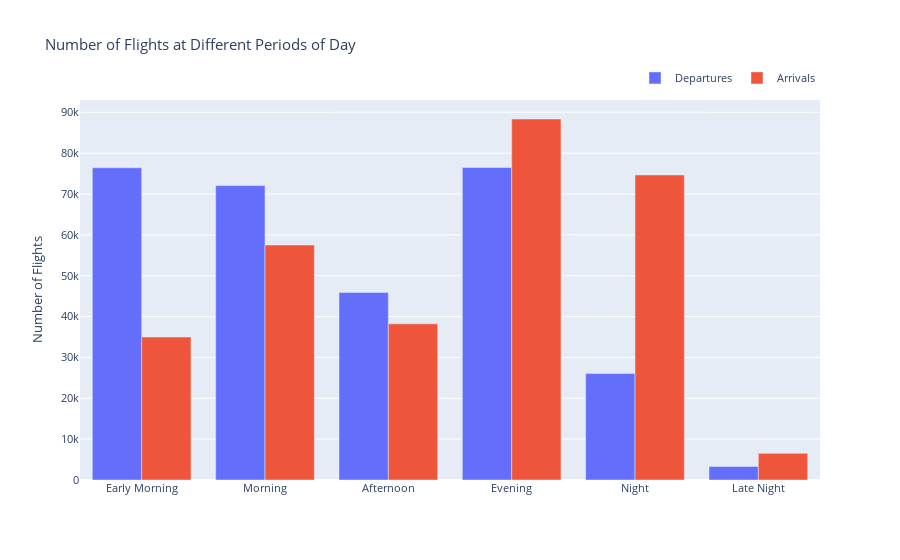

The code cell stored with this chart in its notebook:
### Markdown cell above
Let’s visualize the number of fights in a bar plot.

### Code cell
# Visualize in a bar plot
import plotly.graph_objects as go
x=time_of_day['index']

fig=go.Figure(data=[
    go.Bar(name='Departures', x=x, y=time_of_day['dep_time_hour']),
    go.Bar(name='Arrivals', x=x, y=time_of_day['arr_time_hour'])
])
# Change the bar mode
fig.update_layout(barmode='group')
fig.update_layout(title_text='Number of Flights at Different Periods of Day',  yaxis_title="Number of Flights",
                 legend=dict(orientation="h",yanchor="bottom",y=1.02,xanchor="right",x=1),
                 font=dict(size=11))
fig.show()

### Figure 1 — Plotly figure (JSON) as saved in the notebook; plotly's stock layout.template omitted (floating-point values rounded to 4 significant figures)
{"data": [{"name": "Departures", "type": "bar", "x": ["Early Morning", "Morning", "Afternoon", "Evening", "Night", "Late Night"], "y": [76422, 72054, 45900, 76500, 26076, 3307]}, {"name": "Arrivals", "type": "bar", "x": ["Early Morning", "Morning", "Afternoon", "Evening", "Night", "Late Night"], "y": [34988, 57512, 38217, 88361, 74664, 6517]}], "layout": {"barmode": "group", "font": {"size": 11}, "legend": {"orientation": "h", "x": 1, "xanchor": "right", "y": 1.02, "yanchor": "bottom"}, "title": {"text": "Number of Flights at Different Periods of Day"}, "yaxis": {"title": {"text": "Number of Flights"}}}}
